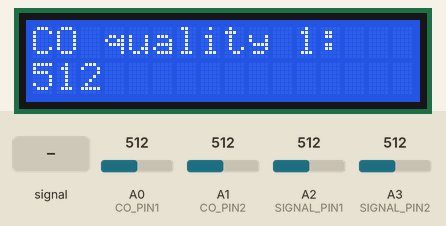
Recording of a sketch running on a simulated Arduino Uno, built with avr-gcc and run on an emulated ATmega328P. On the bench: 16×2 character LCD. The inputs (shaded band) are chosen by the test bench; at power-on: A0 (CO_PIN1) = 512, A1 (CO_PIN2) = 512, A2 (SIGNAL_PIN1) = 512, A3 (SIGNAL_PIN2) = 512.

Above: at 1.2 s.
1.3 s: A0 (CO_PIN1) set to 716
At 13.4 s:
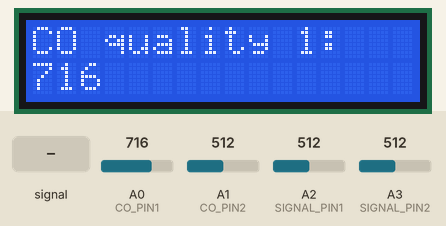
13.7 s: A1 (CO_PIN2) set to 716
At 27.6 s:
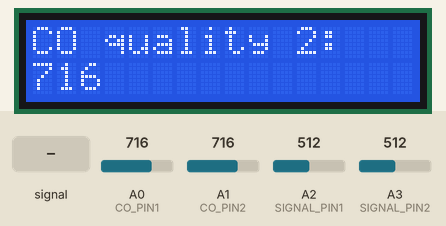
27.7 s: A0 (CO_PIN1) set to 992
At 36.9 s:
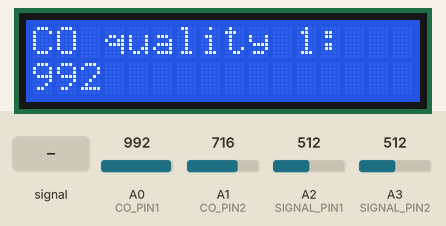
40.9 s: A2 (SIGNAL_PIN1) fed a 200 Hz sine of ±81 counts around its level
At 54.8 s:
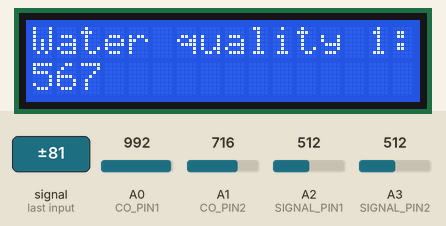
54.9 s: A2 (SIGNAL_PIN1) set to 716
At 67.8 s:
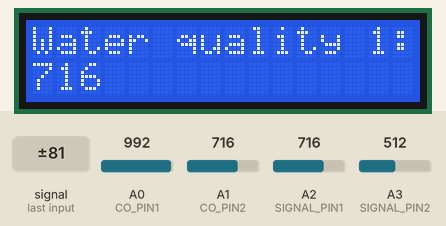
68.1 s: A3 (SIGNAL_PIN2) fed a 200 Hz sine of ±81 counts around its level
At 82.6 s:
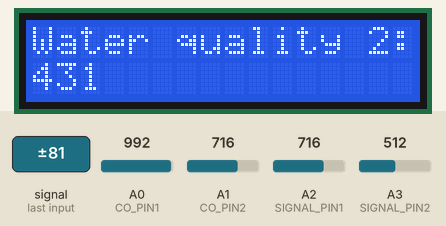
Timing chart, 0 to 83.1 s (numbered marks = the images above; inputs shaded):
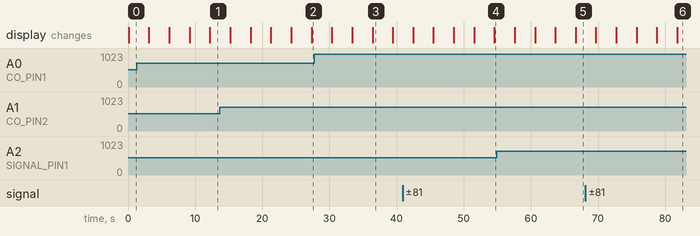

The sketch:

water_co_quality.ino
```cpp
// Reads water & co quality from two sensors and displays in the lcd display
#include <Wire.h>
#include <LiquidCrystal_I2C.h>

// Set the LCD address to 0x27 for a 16 chars and 2 line display
LiquidCrystal_I2C lcd(0x27, 16, 2);

#define POWER_PIN1 7
#define SIGNAL_PIN1 A2
#define POWER_PIN2 8
#define SIGNAL_PIN2 A3
#define CO_PIN1 A0
#define CO_PIN2 A1

int water_quality1 = 0;  // variable to store the sensor value
int water_quality2 = 0;  // varia ble to store the sensor value
int co_value1 = 0;
int co_value2 = 0;

void setup() {
  // initialize the LCD
  lcd.begin();

  // Turn on the blacklight and print a message.
  lcd.backlight();
  Serial.begin(9600);
  pinMode(POWER_PIN1, OUTPUT);    // configure D7 pin as an OUTPUT
  digitalWrite(POWER_PIN1, LOW);  // turn the sensor OFF
  pinMode(POWER_PIN2, OUTPUT);    // configure D7 pin as an OUTPUT
  digitalWrite(POWER_PIN2, LOW);  // turn the sensor OFF
}

void loop() {
  digitalWrite(POWER_PIN1, HIGH);   // turn the sensor ON
  delay(10);                       // wait 10 milliseconds
  water_quality1 = analogRead(SIGNAL_PIN1);  // read the analog value from sensor
  digitalWrite(POWER_PIN1, LOW);    // turn the sensor OFF

  digitalWrite(POWER_PIN2, HIGH);   // turn the sensor ON
  delay(10);                       // wait 10 milliseconds
  water_quality2 = analogRead(SIGNAL_PIN2);  // read the analog value from sensor
  digitalWrite(POWER_PIN2, LOW);    // turn the sensor OFF

  co_value1 = analogRead(CO_PIN1);
  co_value2 = analogRead(CO_PIN2);

  lcd.clear();
  lcd.print("CO quality 1: ");
  lcd.setCursor(0, 1);
  lcd.print(co_value1, DEC);
  delay(3000);

  lcd.clear();
  lcd.print("CO quality 2: ");
  lcd.setCursor(0, 1);
  lcd.print(co_value2, DEC);
  delay(3000);

  lcd.clear();
  lcd.print("Water quality 1: ");
  lcd.setCursor(0, 1);
  lcd.print(water_quality1, DEC);
  delay(3000);

  lcd.clear();
  lcd.print("Water quality 2: ");
  lcd.setCursor(0, 1);
  lcd.print(water_quality2, DEC);
  delay(3000);
}
```

Measured:
- what the display in image 3 shows lasts 3.0 s, from 36.4 s to 39.4 s
